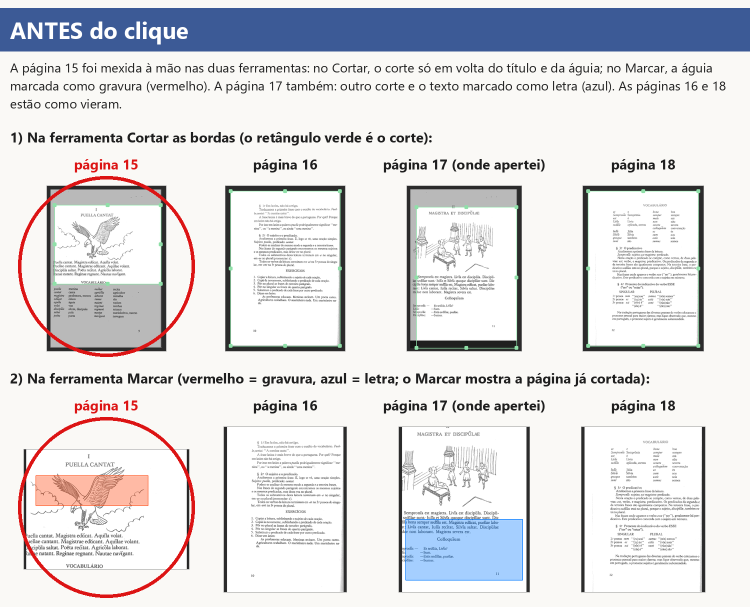
#> input picture relatorios/revisao-codigo-2026-11-10/perguntas/p1-passo-1-antes.png, 1500 x 1214 px, given in place of p1-antes-cortar-15.png, which was not available (shown at 1/2 size)
$ python montar.py p1-passo-1-antes.png p1-passo-2-marcar.png
#> lines starting #> are read from the running program, lines starting #| are printed output that depends on the picture; after the words box and inside, x2 and y2 are one past the last pixel; in counts of white or black regions, pixels touching at a corner belong together
"""Monta as imagens das 4 perguntas (modelo de print do Samuel, 10/11/2026: CLAUDE.md §10,
docs/plano/central/modelo-de-print/) com as fotos cruas que gerar_p1..gerar_p4 gravaram.

    python montar.py <pasta crua (com p1/ p2/ p3/ p4/)> <pasta de saída>

Cada pergunta: pN-resumo.png (título, uma linha com livro/páginas/clique, e as faixas uma
embaixo da outra) e pN-passo-*.png (cada faixa grande e as telas dos cliques). Cores: azul =
ANTES do clique; laranja = DEPOIS pelo caminho que fica como hoje (opção "não"); verde = DEPOIS
pelo outro caminho (o jeito que a opção "sim" copiaria). O que olhar: círculo vermelho e o nome
da página em vermelho. Também grava legendas.json (nome da imagem → legenda).
"""
from __future__ import annotations

import json
import sys
from pathlib import Path

import numpy as np
from PIL import Image, ImageDraw, ImageFont

FONTE = "C:/Windows/Fonts/segoeui.ttf"
FONTE_N = "C:/Windows/Fonts/segoeuib.ttf"
LARGURA = 1500
FUNDO = (250, 249, 246)
VERMELHO = (220, 20, 20)
CINZA_ESCURO = (40, 40, 40)
AZUL, LARANJA, VERDE = (60, 90, 150), (190, 90, 10), (25, 130, 60)


def _fonte(tamanho: int, negrito: bool = False):
    return ImageFont.truetype(FONTE_N if negrito else FONTE, tamanho)


# [85 lines left out: functions _quebrar, _cabeca, _titulo, _empilhar, _caber, _grade, not called in this run]


def _recortar_a_pagina(img: Image.Image, limiar: int = 70, folga: int = 10) -> Image.Image:
    """Tira o fundo escuro da área de trabalho em volta da página (a foto do widget)."""
    a = np.asarray(img.convert("RGB")).astype(int)
    claro = a.max(axis=2) > limiar
    ys, xs = np.where(claro)
    if len(xs) == 0:
        return img
    x0, x1 = max(0, xs.min() - folga), min(img.width, xs.max() + folga + 1)
    y0, y1 = max(0, ys.min() - folga), min(img.height, ys.max() + folga + 1)
    return img.crop((x0, y0, x1, y1))


def _abrir(pasta: Path, nome: str) -> Image.Image:
    return Image.open(pasta / nome).convert("RGB")


# [16 lines left out: functions _tela, _salvar, not called in this run]


# ---------------------------------------------------------------------------------------------
# Pergunta 1 — "usar em todas": Cortar e Marcar
# ---------------------------------------------------------------------------------------------

def pergunta_1(cru: Path, saida: Path, legendas: dict) -> None:
    pasta = cru / "p1"
    numeros = [15, 16, 17, 18]
    nomes = ["página 15", "página 16", "página 17 (onde apertei)", "página 18"]
    situacoes = (
        ("antes", "ANTES do clique", AZUL,
         "A página 15 foi mexida à mão nas duas ferramentas: no Cortar, o corte só em volta do "
         "título e da águia; no Marcar, a águia marcada como gravura (vermelho). A página 17 "
         "também: outro corte e o texto marcado como letra (azul). As páginas 16 e 18 estão como "
         "vieram.",
         "Página 15 mexida à mão: corte só na águia e a águia marcada (vermelho)."),
        ("marcar", "DEPOIS — pelo Marcar (como é hoje)", LARANJA,
         "Na página 17, botão \"usar em todas\" do Marcar. A águia que você marcou à mão na página "
         "15 SOME, e no lugar dela vem o retângulo azul da página 17 (no texto). As páginas 16 e "
         "18 também ganham o retângulo azul. O corte não muda.",
         "\"usar em todas\" do Marcar na 17: a águia marcada à mão na 15 SOME; vem o azul da 17."),
        ("cortar", "DEPOIS — pelo Cortar", VERDE,
         "Na página 17, botão \"usar em todas\" do Cortar. A janela \"Em quais páginas?\" já vem "
         "com a página 15 desmarcada (\"corte próprio\"); com \"Aplicar\", a 15 FICA como você "
         "deixou e as páginas 16 e 18 ganham o corte da 17. É o que a opção \"Sim\" faria também "
         "no Marcar.",
         "\"usar em todas\" do Cortar na 17: a página 15 FICA como você deixou; 16 e 18 mudam."),
    )
    resumo = []
    for n, (chave, rotulo, cor, legenda, curta) in enumerate(situacoes, start=1):
        cortar = [_recortar_a_pagina(_abrir(pasta, f"p1-{chave}-cortar-{i}.png")) for i in numeros]
        marcar = [_recortar_a_pagina(_abrir(pasta, f"p1-{chave}-marcar-{i}.png")) for i in numeros]
        img = _empilhar([
            _cabeca(rotulo, cor, legenda),
            _titulo("1) Na ferramenta Cortar as bordas (o retângulo verde é o corte):"),
            _grade(cortar, nomes, 4, 330, {0}),
            _titulo("2) Na ferramenta Marcar (vermelho = gravura, azul = letra; o Marcar mostra a "
                    "página já cortada):"),
            _grade(marcar, nomes, 4, 330, {0}),
        ])
        _salvar(img, saida / f"p1-passo-{n}-{chave}.png", legendas, f"{rotulo}. {legenda}")
        curtos = [f"página {i}" for i in numeros]
        resumo.append(_empilhar([
            _cabeca(rotulo, cor, curta),
            _lado_a_lado([_grade(cortar, curtos, 4, 150, {0}), _grade(marcar, curtos, 4, 150, {0})],
                         ["No Cortar (o corte é o retângulo verde)",
                          "No Marcar (vermelho = gravura, azul = letra)"], tamanho=24)],
            espaco=6))
    img = _empilhar([_cabeca("Pergunta 1 — resumo", CINZA_ESCURO,
                             "Gradus Primus (cópia), páginas 15 a 18. A página 15 foi mexida à mão. "
                             "Na página 17: \"usar em todas\" do Marcar e, separado, \"usar em "
                             "todas\" do Cortar. Em cada parte, as 4 páginas no Cortar e depois no "
                             "Marcar."), *resumo])
    _salvar(img, saida / "p1-resumo.png", legendas,
            "Resumo da pergunta 1: antes, depois pelo Marcar (laranja, como é hoje) e depois pelo "
            "Cortar (verde), um embaixo do outro.")
    # as telas dos cliques
    tela = _abrir(pasta, "p1-tela-marcar-17.png")
    img = _empilhar([_cabeca("O clique no Marcar", LARANJA,
                             "Página 17, ferramenta Marcar (Retângulo): o botão \"usar em todas\" "
                             "de \"Marcação desta página\" (em vermelho). Ele não pergunta nada: "
                             "copia a marcação da 17 para as 139 páginas."),
                     _tela(tela, [(1058, 630, 1210, 676)])])
    _salvar(img, saida / "p1-passo-4-clique-no-marcar.png", legendas,
            "O clique no Marcar: página 17, \"usar em todas\" de \"Marcação desta página\". Não abre "
            "lista; vale para todas as 139 páginas.")
    tela = _abrir(pasta, "p1-tela-cortar-17.png")
    janela = _abrir(pasta, "p1-janela-em-quais-paginas.png")
    d = ImageDraw.Draw(janela)
    d.ellipse((2, 334, 230, 368), outline=VERMELHO, width=4)
    janela = janela.resize((janela.width * 2, janela.height * 2), Image.LANCZOS)
    img = _empilhar([_cabeca("O clique no Cortar", VERDE,
                             "Página 17, ferramenta Cortar as bordas: o botão \"usar em todas\" (em "
                             "vermelho) abre a janela \"Em quais páginas?\". A página 15 já vem "
                             "DESMARCADA, com \"(corte próprio)\" (em vermelho). Apertei \"Aplicar\" "
                             "sem mudar nada."),
                     _tela(tela, [(1058, 428, 1210, 474)]), janela])
    _salvar(img, saida / "p1-passo-5-clique-no-cortar.png", legendas,
            "O clique no Cortar: página 17, \"usar em todas\" abre \"Em quais páginas?\", com a página "
            "15 desmarcada (\"corte próprio\"); \"Aplicar\" sem mudar nada.")


# ---------------------------------------------------------------------------------------------
# Pergunta 2 — "Letra clara em fundo escuro" no "todas" do painel Filtro e no Automático
# ---------------------------------------------------------------------------------------------

# [76 lines left out: function pergunta_2, not called in this run]


# ajustados olhando as fotos cruas (janela de 1400 x 820)
CAIXA_DO_PAINEL = (1056, 38, 1400, 820)
CIRCULOS_DO_AUTOMATICO = [(8, 280, 284, 358), (1122, 758, 1292, 814)]   # etapa 4 e "Rodar"


def _folga(r, x: int = 34, y: int = 12) -> tuple:
    return (r[0] - x, r[1] - y, r[2] + x, r[3] + y)


# [13 lines left out: function _lado_a_lado, not called in this run]


# ---------------------------------------------------------------------------------------------
# Pergunta 3 — Dividir: a linha arrastada, "dividir esta" e o "dividir" da grade
# ---------------------------------------------------------------------------------------------

CAIXA_DA_FOLHA = (44, 38, 1056, 582)     # a área da página na tela (sem os painéis)


# [67 lines left out: function pergunta_3, not called in this run]


CIRCULOS_DA_GRADE_DIVIDIR = [(184, 526, 316, 714), (518, 92, 594, 144)]   # página 18 e "dividir"


# ---------------------------------------------------------------------------------------------
# Pergunta 4 — o girar da grade e o do painel
# ---------------------------------------------------------------------------------------------

# [50 lines left out: function pergunta_4, not called in this run]


CIRCULOS_DO_PAINEL_GIRAR = [(1058, 176, 1354, 212), (1204, 106, 1352, 148)]   # "todas as páginas" e "¼ à direita"
CIRCULOS_DA_GRADE_GIRAR = [(454, 92, 550, 144), (12, 92, 222, 144)]   # "girar ¼ →" e "139 escolhidas"


def main() -> None:
    cru, saida = Path(sys.argv[1]), Path(sys.argv[2])
    saida.mkdir(parents=True, exist_ok=True)
    so = sys.argv[3:] or ["1", "2", "3", "4"]
    caminho = saida / "legendas.json"
    legendas: dict = json.loads(caminho.read_text(encoding="utf-8")) if caminho.exists() else {}
#> (reads relatorios/revisao-codigo-2026-11-10/perguntas/legendas.json from the repository)
    for n in so:
        {"1": pergunta_1, "2": pergunta_2, "3": pergunta_3, "4": pergunta_4}[n](cru, saida, legendas)
        estado = cru / f"p{n}" / f"estado-p{n}.json"
        if estado.exists():
            (saida / f"estado-p{n}.json").write_bytes(estado.read_bytes())
#> this loop made 1 pass
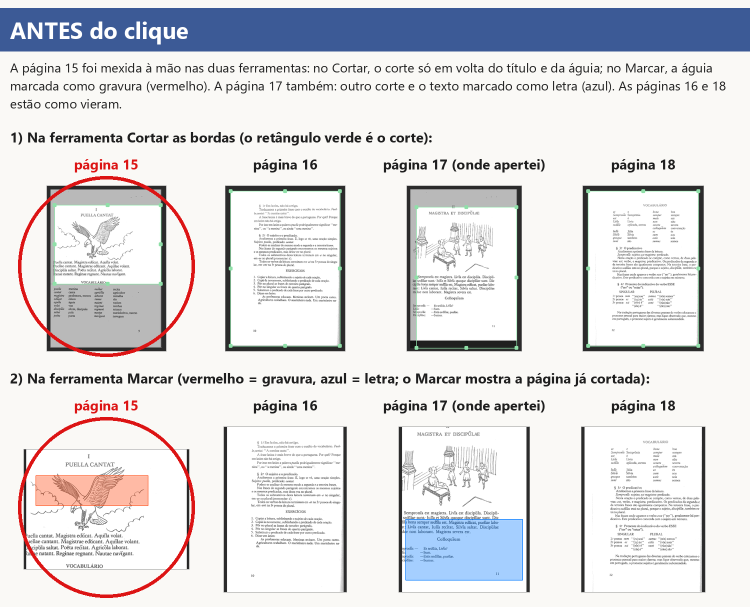
#> input picture relatorios/revisao-codigo-2026-11-10/perguntas/p1-passo-1-antes.png, 1500 x 1214 px, given in place of p1-antes-cortar-15.png, which was not available (shown at 1/2 size)
#> pass 1, in _recortar_a_pagina, `claro = a.max(axis=2) > limiar`:
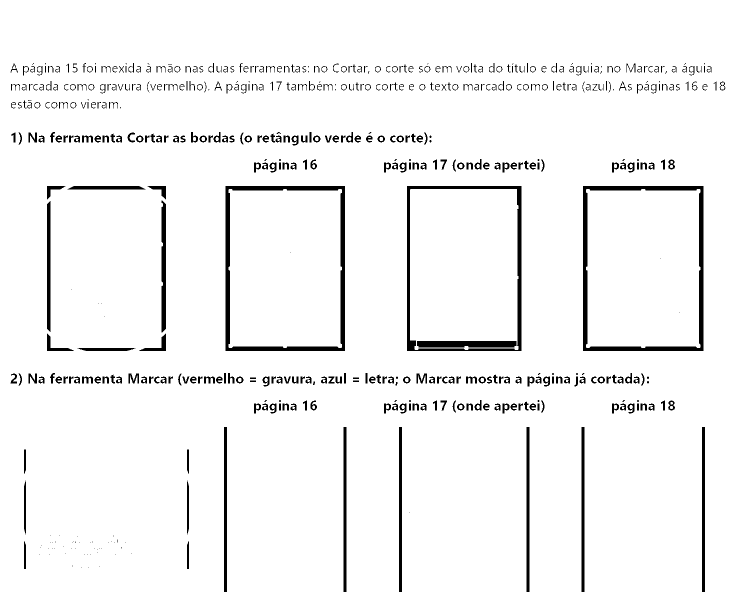
#> claro: shape (1214, 1500) bool (shown at 1/2 size); 95.5% white; 570 black regions (135 under 20 px), largest, box (x1, y1, x2, y2) and area: (1166, 372, 1407, 702) 9712, (451, 372, 690, 702) 9678, (814, 372, 1043, 702) 7093
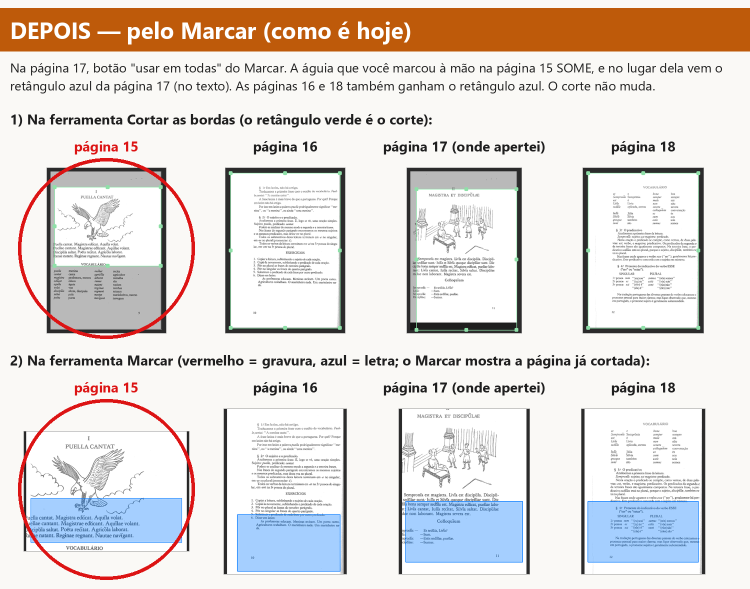
#> input picture relatorios/revisao-codigo-2026-11-10/perguntas/p1-passo-2-marcar.png, 1500 x 1178 px, given in place of p1-antes-cortar-16.png, which was not available (shown at 1/2 size)
#> pass 1, in _recortar_a_pagina (call 2), `claro = a.max(axis=2) > limiar`:
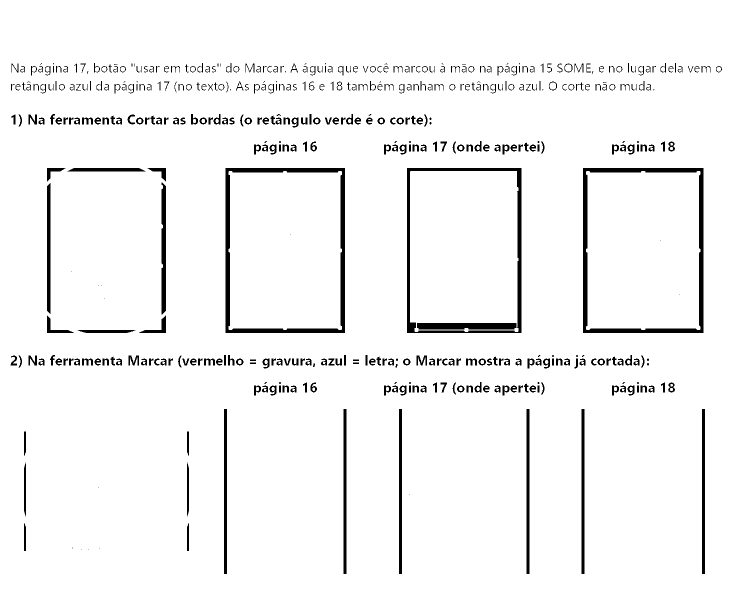
#> claro: shape (1178, 1500) bool (shown at 1/2 size); 95.4% white; 489 black regions (86 under 20 px), largest, box (x1, y1, x2, y2) and area: (1166, 336, 1407, 666) 9712, (451, 336, 690, 666) 9678, (814, 336, 1043, 666) 7093
    caminho.write_text(json.dumps(legendas, ensure_ascii=False, indent=1), encoding="utf-8")
    print("ok", saida)


if __name__ == "__main__":
#> (the run stopped early here; a loop or call above may not have finished)
